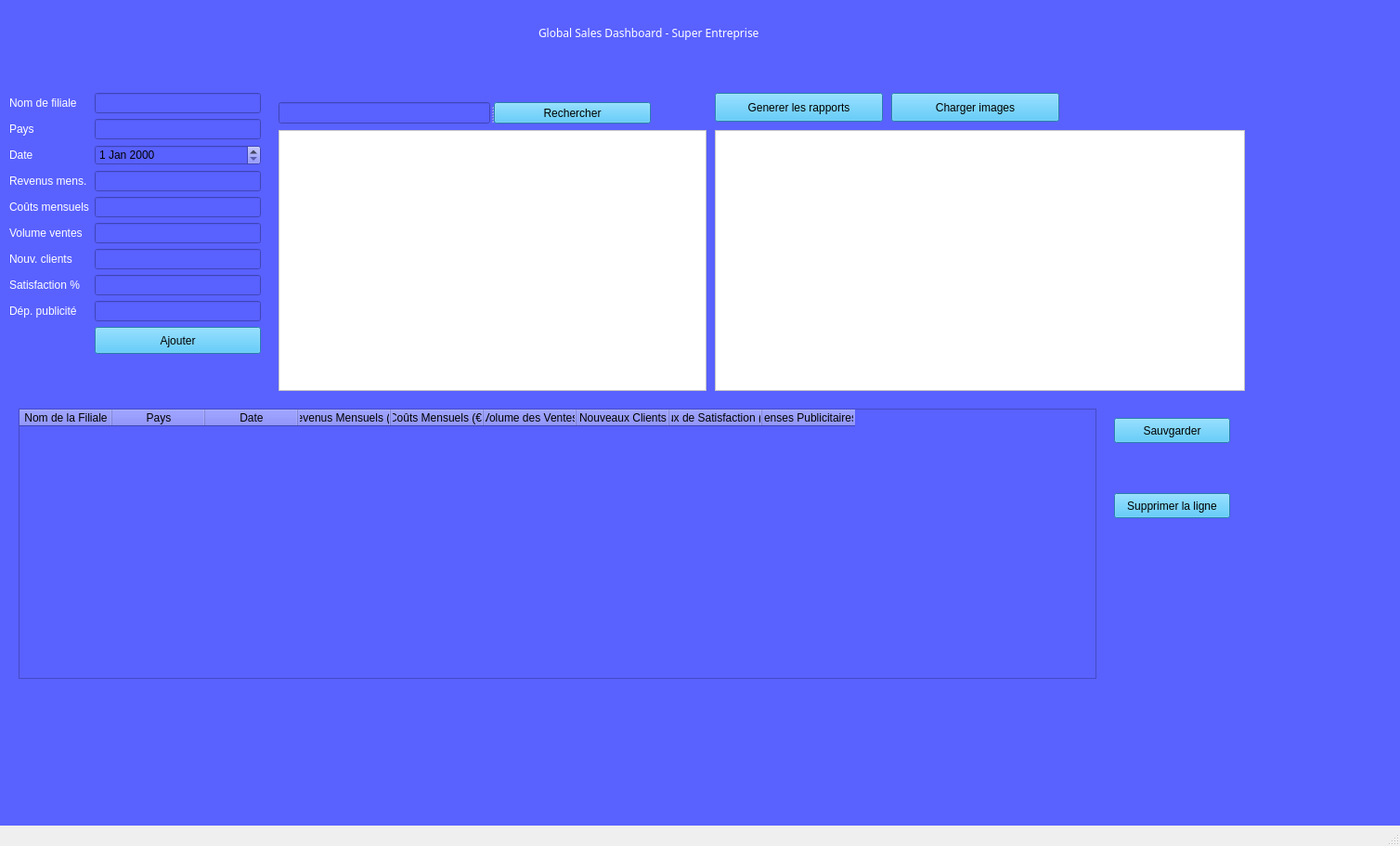
<?xml version="1.0" encoding="UTF-8"?>
<ui version="4.0">
 <class>MainWindow</class>
 <widget class="QMainWindow" name="MainWindow">
  <property name="geometry">
   <rect>
    <x>0</x>
    <y>0</y>
    <width>1508</width>
    <height>911</height>
   </rect>
  </property>
  <property name="windowTitle">
   <string>MainWindow</string>
  </property>
  <property name="styleSheet">
   <string notr="true"/>
  </property>
  <widget class="QWidget" name="centralwidget">
   <property name="styleSheet">
    <string notr="true">QWidget {
    background-color: rgb(89, 97, 255);
}

QLabel {
    color: white;
	font: 9pt &quot;Arial Rounded MT Bold&quot;;
	
}

QPushButton{
background-color: rgb(56, 182, 240);
font: 9pt &quot;Arial Rounded MT Bold&quot;;
}
</string>
   </property>
   <widget class="QLabel" name="a_title_label">
    <property name="geometry">
     <rect>
      <x>580</x>
      <y>0</y>
      <width>281</width>
      <height>70</height>
     </rect>
    </property>
    <property name="font">
     <font>
      <family>Arial Rounded MT Bold</family>
      <pointsize>9</pointsize>
      <italic>false</italic>
      <bold>false</bold>
     </font>
    </property>
    <property name="text">
     <string>Global Sales Dashboard - Super Entreprise</string>
    </property>
   </widget>
   <widget class="QTableWidget" name="data_tb_wgt">
    <property name="geometry">
     <rect>
      <x>20</x>
      <y>440</y>
      <width>1161</width>
      <height>291</height>
     </rect>
    </property>
    <property name="styleSheet">
     <string notr="true">gridline-color: rgb(85, 0, 127);</string>
    </property>
    <column>
     <property name="text">
      <string>Nom de la Filiale</string>
     </property>
    </column>
    <column>
     <property name="text">
      <string>Pays</string>
     </property>
    </column>
    <column>
     <property name="text">
      <string>Date</string>
     </property>
    </column>
    <column>
     <property name="text">
      <string>Revenus Mensuels (€)</string>
     </property>
    </column>
    <column>
     <property name="text">
      <string>Coûts Mensuels (€)</string>
     </property>
    </column>
    <column>
     <property name="text">
      <string>Volume des Ventes</string>
     </property>
    </column>
    <column>
     <property name="text">
      <string>Nouveaux Clients</string>
     </property>
    </column>
    <column>
     <property name="text">
      <string>Taux de Satisfaction (%)</string>
     </property>
    </column>
    <column>
     <property name="text">
      <string>Dépenses Publicitaires (€)</string>
     </property>
    </column>
   </widget>
   <widget class="QGraphicsView" name="graphicsView">
    <property name="geometry">
     <rect>
      <x>300</x>
      <y>140</y>
      <width>461</width>
      <height>281</height>
     </rect>
    </property>
    <property name="styleSheet">
     <string notr="true">background-color: rgb(255, 255, 255);</string>
    </property>
   </widget>
   <widget class="QGraphicsView" name="graphicsView_2">
    <property name="geometry">
     <rect>
      <x>770</x>
      <y>140</y>
      <width>571</width>
      <height>281</height>
     </rect>
    </property>
    <property name="styleSheet">
     <string notr="true">background-color: rgb(255, 255, 255);</string>
    </property>
   </widget>
   <widget class="QPushButton" name="gen_repport_btn">
    <property name="geometry">
     <rect>
      <x>770</x>
      <y>100</y>
      <width>181</width>
      <height>31</height>
     </rect>
    </property>
    <property name="text">
     <string>Generer les rapports</string>
    </property>
   </widget>
   <widget class="QPushButton" name="image_upload_btn">
    <property name="geometry">
     <rect>
      <x>960</x>
      <y>100</y>
      <width>181</width>
      <height>31</height>
     </rect>
    </property>
    <property name="text">
     <string>Charger images</string>
    </property>
   </widget>
   <widget class="QSplitter" name="splitter">
    <property name="geometry">
     <rect>
      <x>300</x>
      <y>110</y>
      <width>401</width>
      <height>23</height>
     </rect>
    </property>
    <property name="orientation">
     <enum>Qt::Orientation::Horizontal</enum>
    </property>
    <widget class="QLineEdit" name="search_le"/>
    <widget class="QPushButton" name="research_btn">
     <property name="text">
      <string>Rechercher</string>
     </property>
    </widget>
   </widget>
   <widget class="QWidget" name="layoutWidget">
    <property name="geometry">
     <rect>
      <x>10</x>
      <y>100</y>
      <width>271</width>
      <height>281</height>
     </rect>
    </property>
    <layout class="QGridLayout" name="gridLayout">
     <item row="4" column="0">
      <widget class="QLabel" name="costs_lb">
       <property name="text">
        <string>Coûts mensuels</string>
       </property>
      </widget>
     </item>
     <item row="0" column="0">
      <widget class="QLabel" name="fil_name_lb">
       <property name="text">
        <string>Nom de filiale</string>
       </property>
      </widget>
     </item>
     <item row="1" column="0">
      <widget class="QLabel" name="country_lb">
       <property name="text">
        <string>Pays </string>
       </property>
      </widget>
     </item>
     <item row="6" column="0">
      <widget class="QLabel" name="new_client_nr_lb">
       <property name="text">
        <string>Nouv. clients</string>
       </property>
      </widget>
     </item>
     <item row="7" column="1">
      <widget class="QLineEdit" name="satisfaction_le"/>
     </item>
     <item row="6" column="1">
      <widget class="QLineEdit" name="new_client_nr_le"/>
     </item>
     <item row="5" column="1">
      <widget class="QLineEdit" name="vol_le"/>
     </item>
     <item row="5" column="0">
      <widget class="QLabel" name="vol_lb">
       <property name="text">
        <string>Volume ventes </string>
       </property>
      </widget>
     </item>
     <item row="7" column="0">
      <widget class="QLabel" name="satisfaction_lb">
       <property name="text">
        <string>Satisfaction % </string>
       </property>
      </widget>
     </item>
     <item row="1" column="1">
      <widget class="QLineEdit" name="country_le"/>
     </item>
     <item row="0" column="1">
      <widget class="QLineEdit" name="fil_name_le"/>
     </item>
     <item row="3" column="0">
      <widget class="QLabel" name="revenue_lb">
       <property name="text">
        <string>Revenus mens.</string>
       </property>
      </widget>
     </item>
     <item row="2" column="0">
      <widget class="QLabel" name="date_lb">
       <property name="text">
        <string>Date</string>
       </property>
      </widget>
     </item>
     <item row="8" column="0">
      <widget class="QLabel" name="depense_pub_lb">
       <property name="text">
        <string>Dép. publicité</string>
       </property>
      </widget>
     </item>
     <item row="2" column="1">
      <widget class="QDateEdit" name="dateEdit"/>
     </item>
     <item row="8" column="1">
      <widget class="QLineEdit" name="depense_pub_le"/>
     </item>
     <item row="4" column="1">
      <widget class="QLineEdit" name="costs_le"/>
     </item>
     <item row="3" column="1">
      <widget class="QLineEdit" name="revenue_le"/>
     </item>
     <item row="9" column="1">
      <widget class="QPushButton" name="add_btn">
       <property name="sizePolicy">
        <sizepolicy hsizetype="Minimum" vsizetype="Expanding">
         <horstretch>0</horstretch>
         <verstretch>0</verstretch>
        </sizepolicy>
       </property>
       <property name="text">
        <string>Ajouter</string>
       </property>
      </widget>
     </item>
    </layout>
   </widget>
   <widget class="QWidget" name="">
    <property name="geometry">
     <rect>
      <x>1200</x>
      <y>450</y>
      <width>125</width>
      <height>108</height>
     </rect>
    </property>
    <layout class="QVBoxLayout" name="verticalLayout">
     <item>
      <widget class="QPushButton" name="save_btn">
       <property name="sizePolicy">
        <sizepolicy hsizetype="Minimum" vsizetype="Expanding">
         <horstretch>0</horstretch>
         <verstretch>0</verstretch>
        </sizepolicy>
       </property>
       <property name="text">
        <string>Sauvgarder</string>
       </property>
      </widget>
     </item>
     <item>
      <spacer name="verticalSpacer">
       <property name="orientation">
        <enum>Qt::Orientation::Vertical</enum>
       </property>
       <property name="sizeHint" stdset="0">
        <size>
         <width>123</width>
         <height>48</height>
        </size>
       </property>
      </spacer>
     </item>
     <item>
      <widget class="QPushButton" name="delete_btn">
       <property name="sizePolicy">
        <sizepolicy hsizetype="Minimum" vsizetype="Expanding">
         <horstretch>0</horstretch>
         <verstretch>0</verstretch>
        </sizepolicy>
       </property>
       <property name="text">
        <string>Supprimer la ligne</string>
       </property>
      </widget>
     </item>
    </layout>
   </widget>
  </widget>
  <widget class="QMenuBar" name="menubar">
   <property name="geometry">
    <rect>
     <x>0</x>
     <y>0</y>
     <width>1508</width>
     <height>33</height>
    </rect>
   </property>
  </widget>
  <widget class="QStatusBar" name="statusbar"/>
 </widget>
 <resources/>
 <connections/>
</ui>
